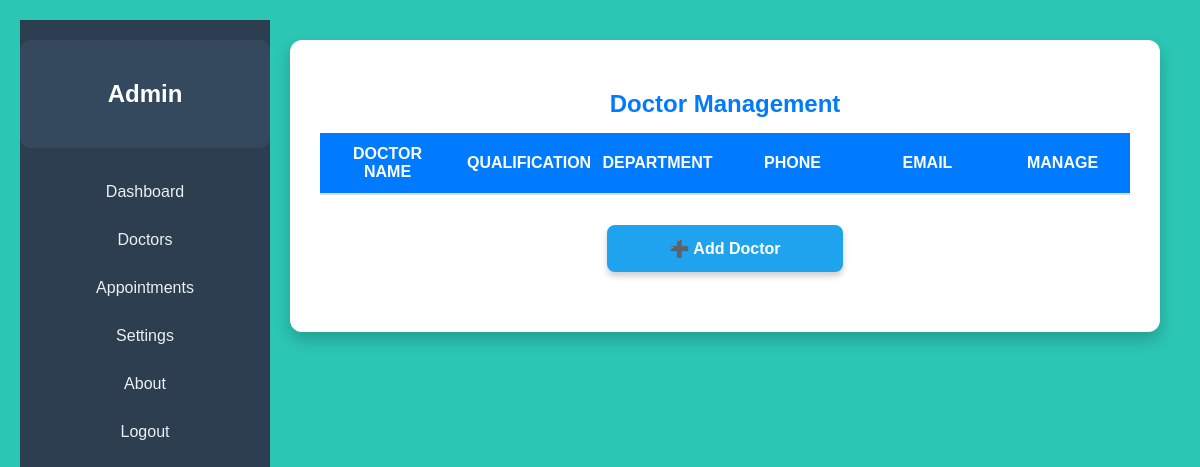
Before: /api/viewdoctors with the older database file.
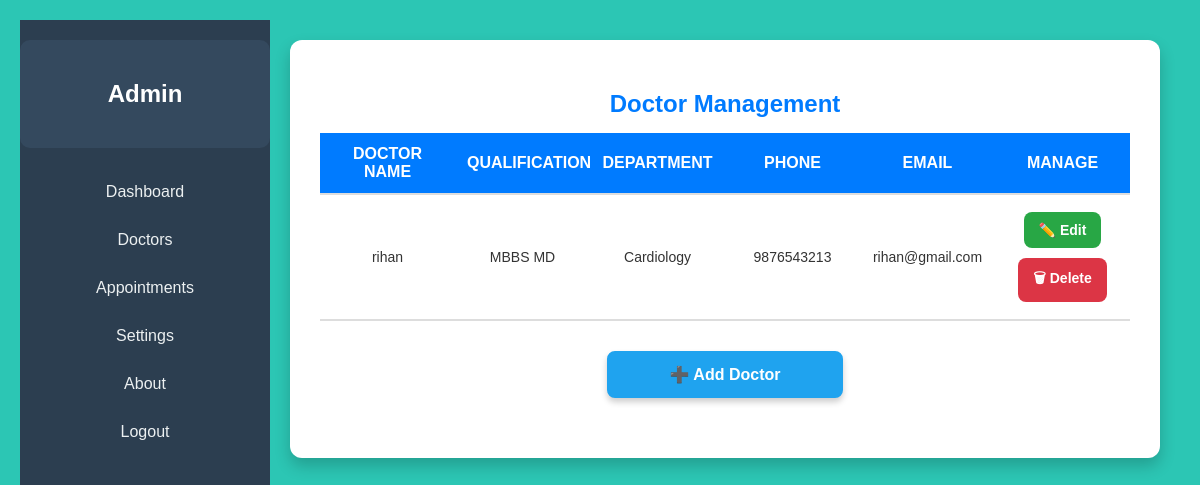
After: the same page with the newer database file.
### Predictivehealthapp/models.py (models this page shows)
class DoctorTable(models.Model):
    LOGINID=models.ForeignKey(LoginTable,on_delete=models.CASCADE,null=True,blank=True)
    Name=models.CharField(max_length=20,null=True,blank=True)
    specialization=models.CharField(max_length=20,null=True,blank=True)
    qualification=models.CharField(max_length=20,null=True,blank=True)
    phone=models.BigIntegerField(null=True,blank=True)
    email=models.CharField(max_length=255,null=True,blank=True)

### Predictivehealthapp/views.py (the view)
# urls.py: path('viewdoctors',viewdoc.as_view(),name="viewdoctors"),
class viewdoc(View):
    def get(self,request):
        obj=DoctorTable.objects.all()
        print(obj)
        return render(request,'administrator/view-doc.html',{'val':obj})

### templates/administrator/view-doc.html (shortened to what this page needs)
{% extends 'administrator/admin-dashboard.html' %}
    {% block body %}
    <div class="view-doc">
        <h2 class="title">Doctor Management</h2>
        <div class="responsive-table-container">
            <table class="responsive-table">
                <thead>
                    <tr>
                        <th>Doctor Name</th>
                        <th>Qualification</th>
                        <th>Department</th>
                        <th>Phone</th>
                        <th>Email</th>
                        <th>Manage</th>
                    </tr>
                </thead>
                <tbody>
                    {% for i in val %}
                    <tr>
                        <td>{{ i.Name }}</td>
                        <td>{{ i.qualification }}</td>
                        <td>{{ i.specialization }}</td>
                        <td>{{ i.phone }}</td>
                        <td>{{ i.email }}</td>
                        <td>
                            <a class="btn btn-edit" href="{% url 'editdoc' i.id %}">✏️ Edit</a><br>
                            <a class="btn btn-delete" href="{% url 'deletedoc' i.id %}">🗑 Delete</a>
                        </td>
                    </tr>
                    {% endfor %}
                </tbody>
            </table>
        </div>
        <center><a class="btn btn-add" href="{% url 'doctorregister' %}">➕ Add Doctor</a></center>
    </div>
    {% endblock %}

Changed rows visible on the page:
added DoctorTable: Name "rihan", qualification "MBBS MD", specialization "Cardiology", phone "9876543213", email "rihan@gmail.com"
